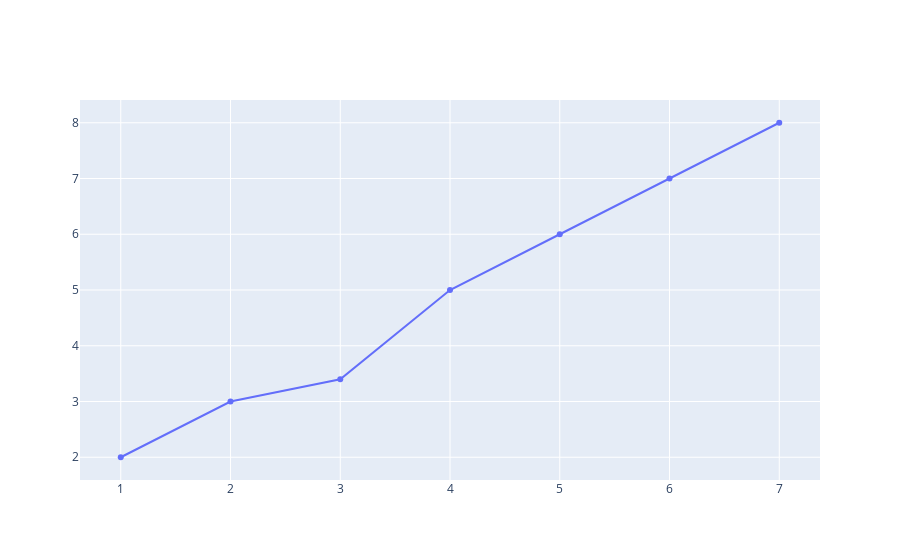

The cell this chart's notebook holds for it:
### Code cell
fig.show()

### Figure 1 — Plotly figure (JSON) as saved in the notebook; plotly's stock layout.template omitted (floating-point values rounded to 4 significant figures)
{"data": [{"type": "scatter", "x": [1, 2, 3, 4, 5, 6, 7], "y": [2, 3, 3.4, 5, 6, 7, 8]}], "layout": {}}
